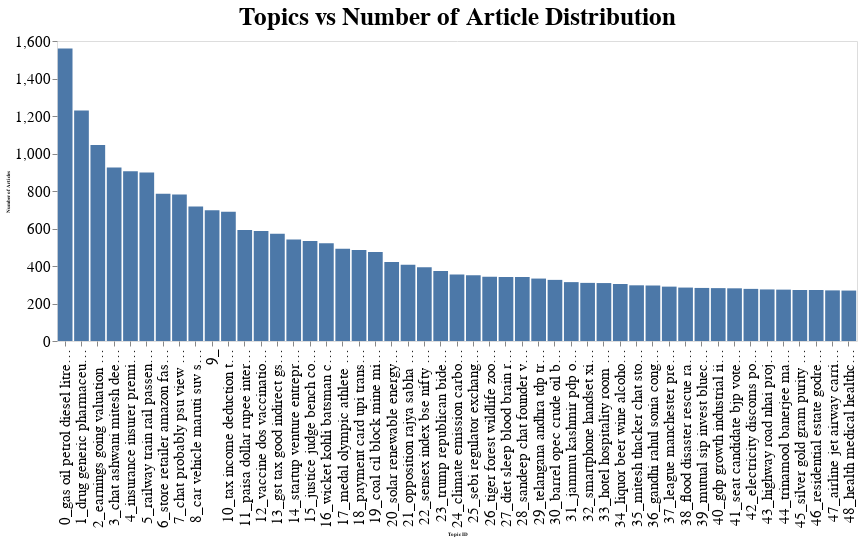

Source (notebook cell):
### Code cell
base_chart = alt.Chart(freq.iloc[1:50, ])
bar = base_chart.mark_bar().encode(
        x=alt.X('top_terms:N',sort='-y', axis=alt.Axis(title='Topic ID')),
        y=alt.Y('Count:Q', axis=alt.Axis(title='Number of Articles')))

(bar
).properties(width=800, height=300, title='Topics vs Number of Article Distribution'
).configure_title(fontSize=25
).configure_axis(grid=False, domain=False, 
                 labelFontSize=15,titleFontSize=5)

### Figure 1 — Vega-Lite specification as saved in the notebook (floating-point values rounded to 4 significant figures)
{"config": {"view": {"continuousWidth": 300, "continuousHeight": 300}, "axis": {"domain": false, "grid": false, "labelFontSize": 15, "titleFontSize": 5}, "title": {"fontSize": 25}}, "data": {"name": "data-cee31da1ccd41e6854ef31481c58a013"}, "mark": {"type": "bar"}, "encoding": {"x": {"axis": {"title": "Topic ID"}, "field": "top_terms", "sort": "-y", "type": "nominal"}, "y": {"axis": {"title": "Number of Articles"}, "field": "Count", "type": "quantitative"}}, "height": 300, "title": "Topics vs Number of Article Distribution", "width": 800, "$schema": "https://vega.github.io/schema/vega-lite/v5.8.0.json", "datasets": {"data-cee31da1ccd41e6854ef31481c58a013": [{"topic_id": 0, "Count": 1560, "top_terms": "0_gas oil petrol diesel litre ongc petroleum lpg ril fuel"}, {"topic_id": 1, "Count": 1229, "top_terms": "1_drug generic pharmaceutical pharma patent ranbaxy medicine sun fda approval"}, {"topic_id": 2, "Count": 1046, "top_terms": "2_earnings going valuation probably look kind market really bit stock"}, {"topic_id": 3, "Count": 925, "top_terms": "3_chat ashwani mitesh deepak short kind stock breakout level probably"}, {"topic_id": 4, "Count": 905, "top_terms": "4_insurance insurer premium life cover irda policyholder lic insured claim"}, {"topic_id": 5, "Count": 899, "top_terms": "5_railway train rail passenger freight station coach prabhu express fare"}, {"topic_id": 6, "Count": 785, "top_terms": "6_store retailer amazon fashion flipkart brand retail online ecommerce apparel"}, {"topic_id": 7, "Count": 782, "top_terms": "7_chat probably psu view kind phani stock banking definitely look"}, {"topic_id": 8, "Count": 718, "top_terms": "8_car vehicle maruti suv suzuki motor auto automaker hyundai toyota"}, {"topic_id": 9, "Count": 697, "top_terms": "9_         "}, {"topic_id": 10, "Count": 689, "top_terms": "10_tax income deduction taxpayer itr taxable section exemption cbdt filing"}, {"topic_id": 11, "Count": 592, "top_terms": "11_paisa dollar rupee interbank currency forex yen greenback euro dealer"}, {"topic_id": 12, "Count": 587, "top_terms": "12_vaccine dos vaccination dose covaxin vaccinated covishield serum astrazeneca pfizer"}, {"topic_id": 13, "Count": 572, "top_terms": "13_gst tax good indirect gstn input invoice compensation council taxpayer"}, {"topic_id": 14, "Count": 542, "top_terms": "14_startup venture entrepreneur angel accelerator funding founder sequoia capital silicon"}, {"topic_id": 15, "Count": 533, "top_terms": "15_justice judge bench court collegium supreme cji judiciary judicial apex"}, {"topic_id": 16, "Count": 522, "top_terms": "16_wicket kohli batsman cricket dhoni ball test bowler bowling virat"}, {"topic_id": 17, "Count": 492, "top_terms": "17_medal olympic athlete sport olympics bronze game saina sindhu championship"}, {"topic_id": 18, "Count": 486, "top_terms": "18_payment card upi transaction atm merchant wallet debit paytm digital"}, {"topic_id": 19, "Count": 475, "top_terms": "19_coal cil block mine mining tonne power coalfield auction captive"}, {"topic_id": 20, "Count": 421, "top_terms": "20_solar renewable energy rooftop wind power module capacity tariff project"}, {"topic_id": 21, "Count": 407, "top_terms": "21_opposition rajya sabha bill house parliament adjourned lok parliamentary member"}, {"topic_id": 22, "Count": 394, "top_terms": "22_sensex index bse nifty smallcap gainer closed stock per midcap"}, {"topic_id": 23, "Count": 374, "top_terms": "23_trump republican biden presidential clinton democrat donald democratic ballot senator"}, {"topic_id": 24, "Count": 355, "top_terms": "24_climate emission carbon paris developing greenhouse change energy copenhagen kyoto"}, {"topic_id": 25, "Count": 351, "top_terms": "25_sebi regulator exchange entity broker disclosure security fine board depository"}, {"topic_id": 26, "Count": 343, "top_terms": "26_tiger forest wildlife zoo animal lion rhino wild leopard elephant"}, {"topic_id": 27, "Count": 342, "top_terms": "27_diet sleep blood brain researcher heart diabetes muscle eating study"}, {"topic_id": 28, "Count": 342, "top_terms": "28_sandeep chat founder view stop call loss target ltd power"}, {"topic_id": 29, "Count": 333, "top_terms": "29_telangana andhra tdp trs reddy ysr naidu seemandhra pradesh rao"}, {"topic_id": 30, "Count": 326, "top_terms": "30_barrel opec crude oil brent output gasoline saudi bpd inventory"}, {"topic_id": 31, "Count": 314, "top_terms": "31_jammu kashmir pdp omar mufti abdullah mehbooba kashmiri sayeed article"}, {"topic_id": 32, "Count": 310, "top_terms": "32_smartphone handset xiaomi smartphones samsung phone device micromax oppo motorola"}, {"topic_id": 33, "Count": 309, "top_terms": "33_hotel hospitality room marriott occupancy resort inn hilton property oberoi"}, {"topic_id": 34, "Count": 304, "top_terms": "34_liquor beer wine alcohol spirit whisky diageo usl brewery excise"}, {"topic_id": 35, "Count": 297, "top_terms": "35_mitesh thacker chat stop view call target loss technical ltd"}, {"topic_id": 36, "Count": 296, "top_terms": "36_gandhi rahul sonia congress aicc party priyanka leader amethi rae"}, {"topic_id": 37, "Count": 290, "top_terms": "37_league manchester premier liverpool chelsea arsenal editing leicester club tottenham"}, {"topic_id": 38, "Count": 285, "top_terms": "38_flood disaster rescue rain ndrf river relief earthquake landslide heavy"}, {"topic_id": 39, "Count": 283, "top_terms": "39_mutual sip invest bluechip fund multicap investing cap corpus scheme"}, {"topic_id": 40, "Count": 282, "top_terms": "40_gdp growth industrial iip contraction economy output grew economist estimate"}, {"topic_id": 41, "Count": 281, "top_terms": "41_seat candidate bjp vote sabha lok constituency assembly congress election"}, {"topic_id": 42, "Count": 278, "top_terms": "42_electricity discoms power tariff distribution derc transmission utility discom grid"}, {"topic_id": 43, "Count": 275, "top_terms": "43_highway road nhai project expressway gadkari construction transport bridge stretch"}, {"topic_id": 44, "Count": 274, "top_terms": "44_trinamool banerjee mamata tmc bengal west congress cpm nandigram roy"}, {"topic_id": 45, "Count": 272, "top_terms": "45_silver gold gram purity coin ounce stockist bullion offtake buying"}, {"topic_id": 46, "Count": 272, "top_terms": "46_residential estate godrej realty project developer real housing property square"}, {"topic_id": 47, "Count": 270, "top_terms": "47_airline jet airway carrier spicejet etihad indigo aviation fare air"}, {"topic_id": 48, "Count": 269, "top_terms": "48_health medical healthcare doctor hospital patient ayushman care aiims nadda"}]}}
